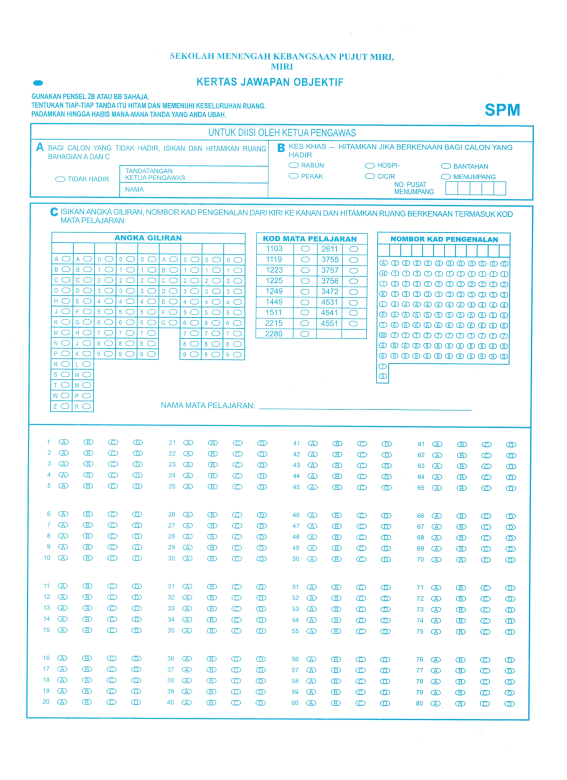
#> input picture cgi-bin/Scan_20190513_1.png, 1700 x 2338 px (shown at 1/3 size); its folder holds only this picture in this run
$ python -i imagepro.py   (imports and definitions only)   (Python 2 division)
#> lines starting #> are read from the running program, lines starting #| are printed output that depends on the picture; after the words box and inside, x2 and y2 are one past the last pixel; in counts of white or black regions, pixels touching at a corner belong together
import numpy as np
import cv2
import re
import sqlite3
import os
import math
student_nric = [
	"a", "00", "10", "20", "30", "40", "50", "60", "70", "80", "90", "a0",
	"h", "01", "11", "21", "31", "41", "51", "61", "71", "81", "91", "a1",
	"i", "02", "12", "22", "32", "42", "52", "62", "72", "82", "92", "a2",
	"k", "03", "13", "23", "33", "43", "53", "63", "73", "83", "93", "a3",
	"l", "04", "14", "24", "34", "44", "54", "64", "74", "84", "94", "a4",
	"p", "05", "15", "25", "35", "45", "55", "65", "75", "85", "95", "a5",
	"t", "06", "16", "26", "36", "46", "56", "66", "76", "86", "96", "a6",
	"w", "07", "17", "27", "37", "47", "57", "67", "77", "87", "97", "a7",
	"5", "08", "18", "28", "38", "48", "58", "68", "78", "88", "98", "a8",
	"6", "09", "19", "29", "39", "49", "59", "69", "79", "89", "99", "a9",
	"7",
	"8"
]
label = [
    "1a", "1b", "1c", "1d", "21a", "21b", "21c", "21d", "41a", "41b", "41c", "41d", "61a", "61b", "61c", "61d",
    "2a", "2b", "2c", "2d", "22a", "22b", "22c", "22d", "42a", "42b", "42c", "42d", "62a", "62b", "62c", "62d",
    "3a", "3b", "3c", "3d", "23a", "23b", "23c", "23d", "43a", "43b", "43c", "43d", "63a", "63b", "63c", "63d",
    "4a", "4b", "4c", "4d", "24a", "24b", "24c", "24d", "44a", "44b", "44c", "44d", "64a", "64b", "64c", "64d",
    "5a", "5b", "5c", "5d", "25a", "25b", "25c", "25d", "45a", "45b", "45c", "45d", "65a", "65b", "65c", "65d",
    "6a", "6b", "6c", "6d", "26a", "26b", "26c", "26d", "46a", "46b", "46c", "46d", "66a", "66b", "66c", "66d",
    "7a", "7b", "7c", "7d", "27a", "27b", "27c", "27d", "47a", "47b", "47c", "47d", "67a", "67b", "67c", "67d",
    "8a", "8b", "8c", "8d", "28a", "28b", "28c", "28d", "48a", "48b", "48c", "48d", "68a", "68b", "68c", "68d",
    "9a", "9b", "9c", "9d", "29a", "29b", "29c", "29d", "49a", "49b", "49c", "49d", "69a", "69b", "69c", "69d",
    "10a", "10b", "10c", "10d", "30a", "30b", "30c", "30d", "50a", "50b", "50c", "50d", "70a", "70b", "70c", "70d",
    "11a", "11b", "11c", "11d", "31a", "31b", "31c", "31d", "51a", "51b", "51c", "51d", "71a", "71b", "71c", "71d",
    "12a", "12b", "12c", "12d", "32a", "32b", "32c", "32d", "52a", "52b", "52c", "52d", "72a", "72b", "72c", "72d",
    "13a", "13b", "13c", "13d", "33a", "33b", "33c", "33d", "53a", "53b", "53c", "53d", "73a", "73b", "73c", "73d",
    "14a", "14b", "14c", "14d", "34a", "34b", "34c", "34d", "54a", "54b", "54c", "54d", "74a", "74b", "74c", "74d",
    "15a", "15b", "15c", "15d", "35a", "35b", "35c", "35d", "55a", "55b", "55c", "55d", "75a", "75b", "75c", "75d",
    "16a", "16b", "16c", "16d", "36a", "36b", "36c", "36d", "56a", "56b", "56c", "56d", "66a", "66b", "66c", "66d",
    "17a", "17b", "17c", "17d", "37a", "37b", "37c", "37d", "57a", "57b", "57c", "57d", "77a", "77b", "77c", "77d",
    "18a", "18b", "18c", "18d", "38a", "38b", "38c", "38d", "58a", "58b", "58c", "58d", "78a", "78b", "78c", "78d",
    "19a", "19b", "19c", "19d", "39a", "39b", "39c", "39d", "59a", "59b", "59c", "59d", "79a", "79b", "79c", "79d",
    "20a", "20b", "20c", "20d", "40a", "40b", "40c", "40d", "60a", "60b", "60c", "60d", "80a", "80b", "80c", "80d",
]
calibrated = {}
calibrated_nric = {}
calibPoint = (99, 240)
answers = []
student_ans = []
student_id = ['0', '0', '0', '0', '0', '0', '0', '0', '0', '0', '0', '0']
response = []
def sorted_nicely(l):
    convert = lambda text: int(text) if text.isdigit() else text
    alphanum_key = lambda key: [convert(c) for c in re.split('([0-9]+)', key)]
    return sorted(l, key = alphanum_key)
def readAnswerKey(filename):
    global student_ans

    f = open(filename, "r")
    for x in f:
        answers.append(x.rstrip() )
    answers.sort()
    sorted = sorted_nicely(student_ans)
    score = set(answers) & set(student_ans)

    reconstructed_nric = str(''.join(student_id) )

    db = sqlite3.connect('math.db')
    cursor = db.cursor()
    query = "INSERT INTO answers(student_id, test_id, q1, q2, q3, q4, q5, q6, q7, q8, q9, q10, q11, q12, q13, q14, q15, q16, q17, q18, q19, q20, q21, q22, q23, q24, q25, q26, q27, q28, q29, q30, q31, q32, q33, q34, q35, q36, q37, q38, q39, q40, score) VALUES ("+reconstructed_nric+", 9999, "
    for x in sorted:
        query += "'" + x + "', "
    query += str(len(score) ) + ");"
    cursor.execute(query)
    db.commit()
    db.close()

def loadAnswerSheet(filename):
    global student_ans
    global response

    fullPath = os.path.join('tmp', filename)
    raw = cv2.imread(fullPath)
    #image = cv2.GaussianBlur(raw, (5, 5), 1)
    image = raw
    grayScale = cv2.cvtColor(image, cv2.COLOR_BGR2GRAY)
    thresh = cv2.threshold(grayScale, 0, 255, cv2.THRESH_BINARY_INV | cv2.THRESH_OTSU)[1]

    sigma = 0.33
    v = np.median(image)
    low = int(max(0, (1.0 - sigma) * v))
    high = int(min(255, (1.0 + sigma) * v))
    edged = cv2.Canny(grayScale, low, high)
    (cnts, _) = cv2.findContours(edged, cv2.RETR_TREE, cv2.CHAIN_APPROX_SIMPLE)
    shift = (0, 0, 0, 0)
    for c in cnts[::-1]:
        if calibration(c) != (0, 0, 0, 0):
            if abs(calibration(c)[0]-99)<40 and abs(calibration(c)[1]-240)<30:
                shift = calibration(c)
                #print shift
                break
    student_ans = []
    histogram = [0] * 20
    for k, v in calibrated.items():
        zeros = np.zeros((v[3], v[2]), np.uint8)
        cx = v[0] - calibPoint[0] + shift[0]
        cy = v[1] - calibPoint[1] + shift[1]
        cv2.rectangle(image, (cx, cy), (cx+v[2], cy+v[3]), (0, 255, 0), 2 );
        im = thresh[cy:cy+v[3], cx:cx+v[2] ]
        mask = cv2.bitwise_and(im, im, zeros)
        blanks = float(v[3]*v[2])
        total = float(cv2.countNonZero(mask)/blanks)
	histogram[int(math.floor(total*20) )] += 1

    #histogram to find proper threshold for selecting answer
    rsum = 0;
    for i in range( len(histogram) - 1, -1, -1):
        rsum += histogram[i]
        if rsum == 40:
            darkthreshold = i-1
            break
    darkthreshold = float(darkthreshold/20.)

    for k, v in calibrated.items():
        zeros = np.zeros((v[3], v[2]), np.uint8)
        cx = v[0] - calibPoint[0] + shift[0]
        cy = v[1] - calibPoint[1] + shift[1]
        cv2.rectangle(image, (cx, cy), (cx+v[2], cy+v[3]), (0, 255, 0), 2 );
        im = thresh[cy:cy+v[3], cx:cx+v[2] ]
        mask = cv2.bitwise_and(im, im, zeros)
        blanks = float(v[3]*v[2])
        total = float(cv2.countNonZero(mask)/blanks)
        if total >= darkthreshold:
	    questionnumber = int(re.sub("[^0-9]", "", k) )
            if questionnumber > 40:
                continue
            student_ans.append(k)
            cv2.putText(raw, str(k), (cx, cy), cv2.FONT_HERSHEY_SIMPLEX, 2, (0, 0, 255), 2)
    student_ans = sorted_nicely(student_ans)
    if len(student_ans) != 40:
        response.append(str(len(student_ans) ) + " answered in " + filename)
        response.append(student_ans)
    print "<pre>"
    print darkthreshold, histogram, response
    print "<pre/>"

    resultPath = "result.png"
    cv2.imwrite(resultPath, raw)

    for k, v in calibrated_nric.items():
        zeros = np.zeros((v[3], v[2]), np.uint8)
        cx = v[0] - calibPoint[0] + shift[0]
        cy = v[1] - calibPoint[1] + shift[1]
        cv2.rectangle(image, (cx, cy), (cx+v[2], cy+v[3]), (0, 255, 0), 2 );
        im = thresh[cy:cy+v[3], cx:cx+v[2] ]
        mask = cv2.bitwise_and(im, im, zeros)
        blanks = float(v[3]*v[2])
        total = float(cv2.countNonZero(mask)/blanks)
        if total >= darkthreshold:
            if k[0] == "a":
		column = 10 + 1
            else:
                column = int(k[0]) + 1
            student_id[column] = k[1]

def calibration(c):
    coord = (0, 0, 0, 0)
    area = cv2.contourArea(c, True)
    perimeter = cv2.arcLength(c, True)
    vertices = cv2.approxPolyDP(c, 0.01 * perimeter, True)
    x,y,w,h = cv2.boundingRect(c)
    if len(vertices) > 4 and area<0 and (abs(h-18)<2 or abs(h-22)<2) and (abs(w-28)<2 or abs(w-25)<2 or abs(w-32)<2 or abs(w-30)<2) and (abs(w/float(h)-1.38)<0.2 or abs(w/float(h)-1.75)<0.2 or abs(w/float(h)-1.27)<0.2):
        coord = (x, y, w, h)
    return coord

def imagepro(filename):
#> called with filename = 'Scan_20190513_1.png'
    raw = cv2.imread("Scan_20190513_1.png") #empty answer sheet
#> raw is the input picture: shape (2338, 1700, 3); mean B, G, R 251.8, 249.5, 240.3

    image = raw
    grayScale = cv2.cvtColor(image, cv2.COLOR_BGR2GRAY)
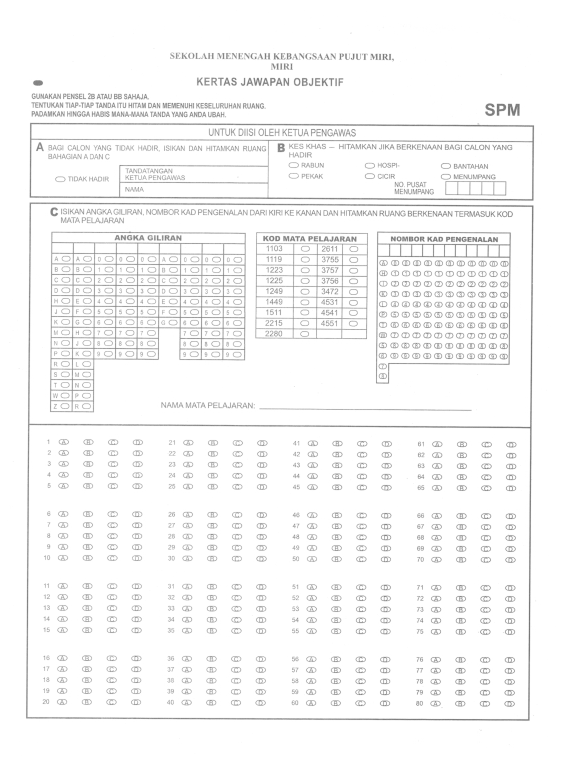
#> grayScale: shape (2338, 1700) (shown at 1/3 size); min 107, max 255, mean 247
    sigma = 0.33
    v = np.median(image)
#> v = 255
    low = int(max(0, (1.0 - sigma) * v))
#> low = 170
    high = int(min(255, (1.0 + sigma) * v))
#> high = 255
    edged = cv2.Canny(grayScale, low, high)
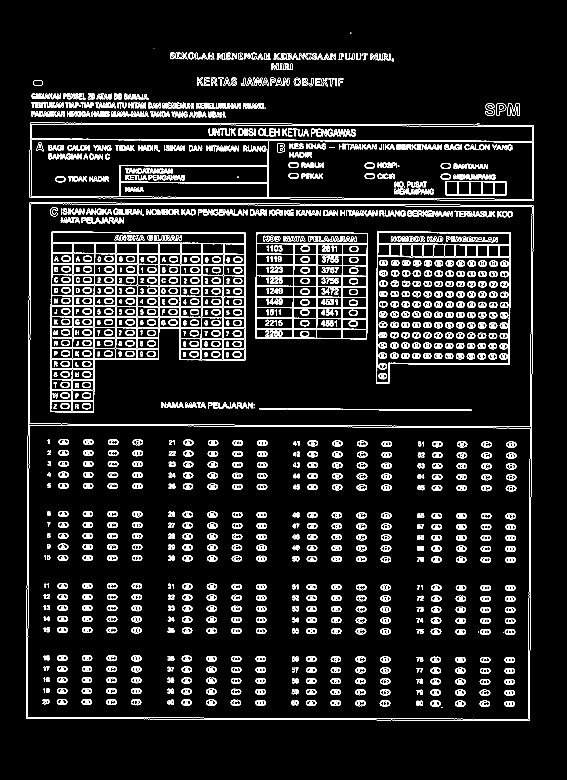
#> edged: shape (2338, 1700) (shown at 1/3 size); 5.7% white in thin lines or dots, all inside (x1, y1, x2, y2) = (78, 98, 1602, 2163)
    (cnts, _) = cv2.findContours(edged, cv2.RETR_TREE, cv2.CHAIN_APPROX_SIMPLE)
#> cnts = 6452 contours, 1906 with area under 20; largest, box (x1, y1, x2, y2) and area: (78, 607, 1601, 2163) 2336439, (78, 607, 1601, 2163) 2336436, (82, 1274, 1591, 2159) 1314828, (82, 1275, 1591, 2159) 1314826, (88, 611, 1597, 1281) 992365

    boxes = []
    for c in cnts:
        coord = calibration(c)
        cv2.rectangle(image, (coord[0], coord[1]), (coord[0]+coord[2], coord[1]+coord[3]), (0, 255, 0), 2 );
        cv2.putText(image, str(coord[0]) + "," + str(coord[1]), (coord[0], coord[1]), cv2.FONT_HERSHEY_SIMPLEX, .5, (0, 0, 0), 2)
        if coord == (0, 0, 0, 0):
            continue
        boxes.append(coord)
#> this loop made 6452 passes
#> (coord, area in calibration, perimeter in calibration, x in calibration, y in calibration, w in calibration, h in calibration) on passes 8 to 10: ((0, 0, 0, 0), 72.5, 36.38, 1532, 2105, 10, 13), ((0, 0, 0, 0), 70, 32.97, 1515, 2105, 9, 13), ((0, 0, 0, 0), 274, 158.2, 1513, 2103, 31, 17)
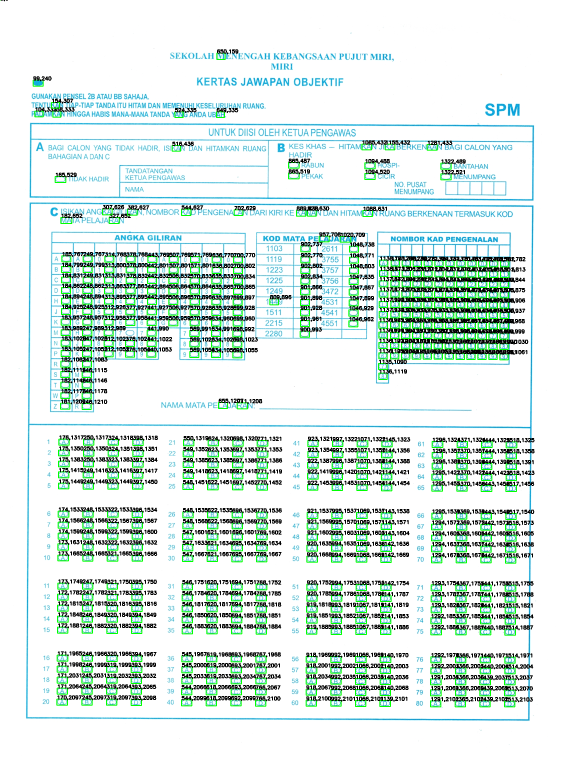
#> image: shape (2338, 1700, 3) (shown at 1/3 size); 10.63% of pixels changed, all inside (x1, y1, x2, y2) = (0, 0, 1604, 2122)
#> after the loop, boxes = 587 items, first 6: (1513, 2103, 31, 17), (1439, 2102, 31, 18), (1365, 2102, 31, 18), (1291, 2102, 31, 18), (1139, 2101, 32, 18), (1066, 2101, 31, 18)
    #boxes.sort(key=lambda b: b[1], reverse = True)

    l = 0
    ll = 0
    for x, y, w, h in boxes[::-1]:
	if y>774 and y <1300 and x>1080: #nric section
            calibrated_nric[student_nric[ll] ] = (x, y, w, h)
            cv2.putText(image, student_nric[ll], (x, y), cv2.FONT_HERSHEY_SIMPLEX, .5, (0, 0, 0), 2)
            ll+=1
        if y>1300: #answers section
            calibrated[label[l] ] = (x, y, w, h)
            cv2.putText(image, label[l], (x, y), cv2.FONT_HERSHEY_SIMPLEX, .5, (0, 0, 0), 2)
            l+=1
#> this loop made 587 passes
#> (x, y, w, h) on passes 1 to 3: (650, 159, 25, 19), (99, 240, 30, 18), (154, 307, 24, 17)
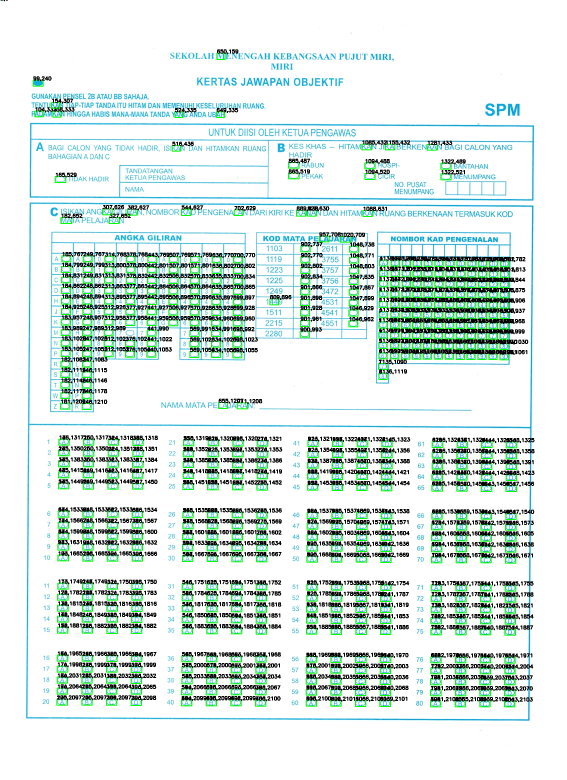
#> image: shape (2338, 1700, 3) (shown at 1/3 size); 0.6% of pixels changed, all inside (x1, y1, x2, y2) = (171, 769, 1548, 2105)
#> after the loop, calibrated = 316 items; calibrated_nric = 122 items; l = 320; ll = 122

    loadAnswerSheet(filename)
#> in loadAnswerSheet, `thresh = cv2.threshold(grayScale, 0, 255, cv2.THRESH_BINARY_INV | cv2...`:
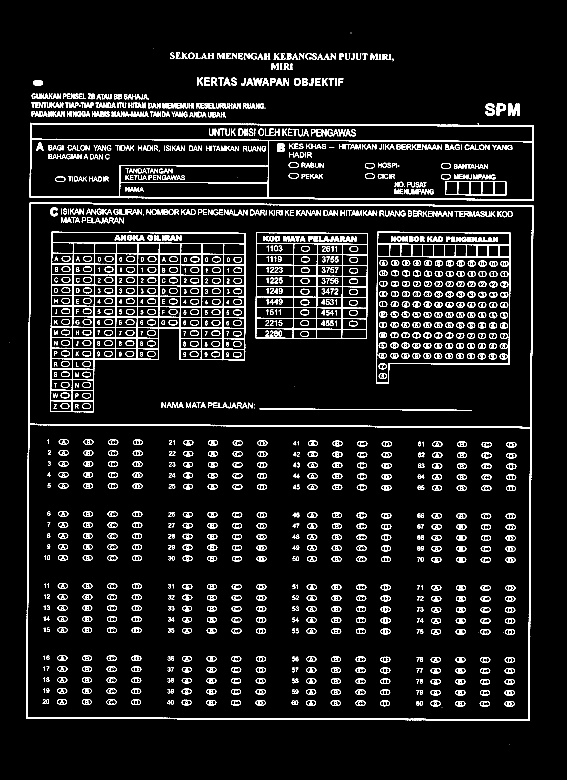
#> thresh: shape (2338, 1700) (shown at 1/3 size); 6.8% white; 1465 white regions (31 under 20 px)
#> in loadAnswerSheet, `v = np.median(image)`: v = 255
#> in loadAnswerSheet, `low = int(max(0, (1.0 - sigma) * v))`: low = 170
#> in loadAnswerSheet, `high = int(min(255, (1.0 + sigma) * v))`: high = 255
#> the loop in loadAnswerSheet, `for c in cnts[::-1]:` made 182 passes
#> the loop in loadAnswerSheet, `for k, v in calibrated.items():` made 316 passes
#> (k, v) on passes 1 to 3: ('1a', (176, 1317, 31, 18)), ('1b', (250, 1317, 31, 18)), ('1c', (324, 1318, 31, 17))
#> after the loop in loadAnswerSheet, `for k, v in calibrated.items():`:
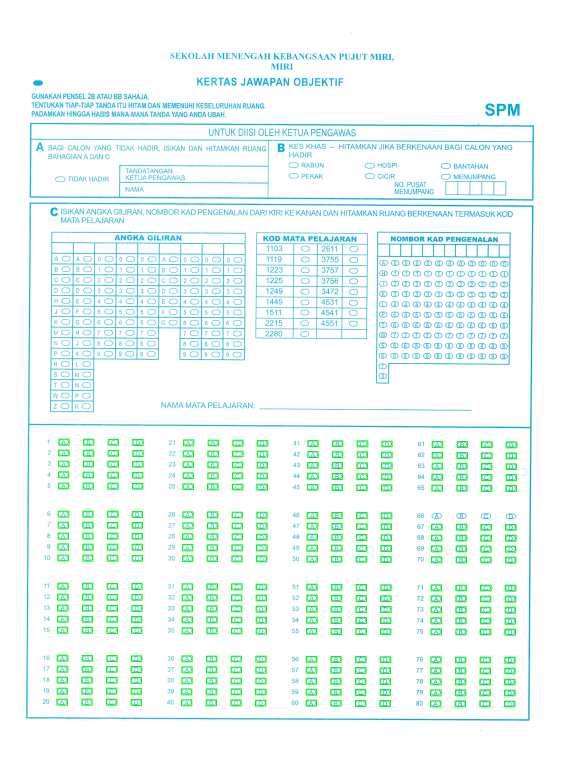
#> image: shape (2338, 1700, 3) (shown at 1/3 size); 2.3% of pixels changed, all inside (x1, y1, x2, y2) = (169, 1316, 1552, 2122)
#> the loop in loadAnswerSheet, `for i in range( len(histogram) - 1, -1, -1):` made 20 passes
#> i on passes 1, 2, 3, 4, 5, 6, 7, 8, 9, 11, 12, 13: 19, 18, 17, 16, 15, 14, 13, 12, 11, 9, 8, 7
    readAnswerKey("answer.key")
    return response #array

#> (the run stopped early here; a loop or call above may not have finished)
